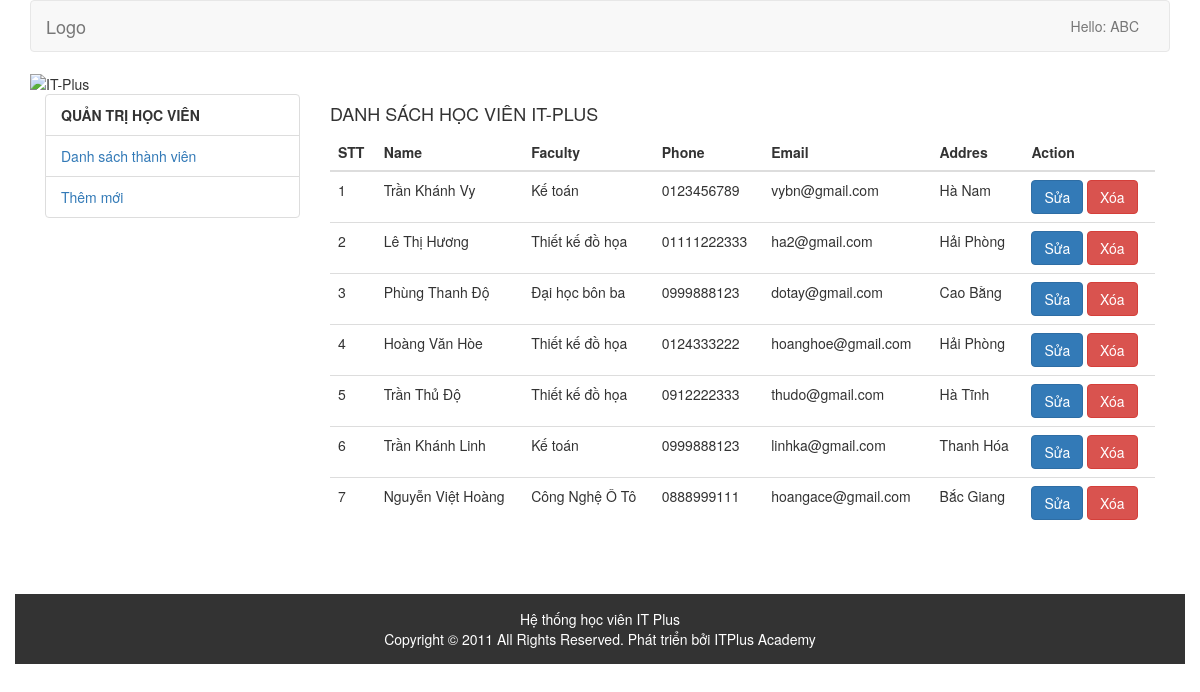
/mvc_pdo/index.php, run on the app's committed database.
### tables this page shows
CREATE TABLE `tbl_student` (
  `id` int(11) NOT NULL,
  `facultys_id` int(11) NOT NULL,
  `name` varchar(50) NOT NULL,
  `phone` char(11) NOT NULL,
  `email` varchar(30) NOT NULL,
  `addres` varchar(100) NOT NULL,
  `gender` tinyint(4) NOT NULL,
  `create_at` datetime DEFAULT current_timestamp(),
  `stt` tinyint(4) DEFAULT 1
);

CREATE TABLE `tbl_faculty` (
  `id` int(11) NOT NULL,
  `title` varchar(50) NOT NULL,
  `description` text NOT NULL,
  `create_at` datetime NOT NULL DEFAULT current_timestamp(),
  `stt` tinyint(4) NOT NULL DEFAULT 1
);

### mvc_pdo/controller/student_c.php (called while the page is built, shortened)
<?php
    include_once 'model/student_m.php';
    class student_c extends student_m
    {
        private $student ;
        function __construct()
        {
            $this->student = new student_m();
        }
        public function getStudent_c(){
            $listStudent = $this->student->getStudent_m();
            include_once "views/list_member.php";
        }
    }
?>

### mvc_pdo/config/myconfig.php (called while the page is built, shortened)
<?php
    class Connect
    {
        private $userName = 'root' ;
        private $pass     = '';
        function __construct()
        {
            $this->conn = new PDO('mysql:host=localhost;dbname=php0720e2_itpluss' , $this->userName , $this->pass);
            $this->conn->query("SET NAMES utf8");
        }
    }
?>

### mvc_pdo/model/student_m.php (called while the page is built, shortened)
<?php
    include_once 'config/myconfig.php';
    class student_m extends Connect
    {
        function __construct()
        {
            parent::__construct();
        }
        protected function getStudent_m(){
            $sql = "SELECT tbl_student.id AS 'idstd' , tbl_student.facultys_id , tbl_student.name , tbl_student.phone , tbl_student.email, tbl_student.addres, tbl_student.gender ,tbl_faculty.id AS 'idfaculty' , tbl_faculty.title FROM tbl_student , tbl_faculty WHERE tbl_student.facultys_id = tbl_faculty.id";
            $result =  $this->conn->prepare($sql);
            $result->execute();
            return $result->fetchAll(PDO::FETCH_ASSOC);
        }
    }
?>

### mvc_pdo/views/list_member.php (the view)
<h4>DANH SÁCH HỌC VIÊN IT-PLUS</h4>
<div class="table-responsive">
	<table class="table table-hover">
		<thead>
			<tr>
				<th>STT</th>
				<th>Name</th>
				<th>Faculty</th>
				<th>Phone</th>
				<th>Email</th>
				<th>Addres</th>
				<th>Action</th>
			</tr>
		</thead>
		<tbody>
		  <?php
		  		$stt = 1;
		 		foreach($listStudent as $value) {
		  ?>
			<tr>
				<td><?=$stt++;?></td>
				<td><?=$value['name'];?></td>
				<td><?=$value['title'];?></td>
				<td><?=$value['phone'];?></td>
				<td><?=$value['email'];?></td>
				<td><?=$value['addres'];?></td>
				<td>
					<a href="index.php?page=edit_member&id=<?=$value['idstd'];?>">
						<button class="btn btn-primary">Sửa</button>
					</a>
					<a onclick="return confirm('Bạn có muốn xóa sinh viên này không ?');" href="index.php?page=del_member&id=<?=$value['idstd'];?>">
						<button class="btn btn-danger">Xóa</button>
					</a>
				</td>
			</tr>
		  <?php
				 }
		  ?>
		</tbody>
	</table>
</div>

### mvc_pdo/index.php (shortened to what this page needs)
<!DOCTYPE html>
<html lang="">
	<head>
		<link rel="stylesheet" href="access/css/bootstrap.min.css" />
		<link rel="stylesheet" href="access/css/my_css.css">
	</head>
	<body>
		<div class="container">
			<nav class="navbar navbar-default" role="navigation">
				<div class="container-fluid">
					<div class="navbar-header">
						<a class="navbar-brand" href="#">Logo</a>
					</div>
					<div class="collapse navbar-collapse navbar-ex1-collapse">
						<ul class="nav navbar-nav navbar-right">
							<li class="dropdown">
								<a href="#" class="dropdown-toggle" data-toggle="dropdown">Hello: ABC</b></a>
							</li>
						</ul>
					</div>
				</div>
			</nav>
			<div class="row">
				<div class="col-md-12">
					<img src="http://itplus-academy.edu.vn/upload/e0299984838d38ecac3805d4d6661829/files/banner%20sao%20khue-03.jpg" alt="IT-Plus" class="responsive" style="width: 100%;" />
				</div>
			</div>
			<div class="row main_member">
				<div class="col-md-12">
					<div class="col-md-3">
						<ul class="list-group">
						  <li class="list-group-item"><b>QUẢN TRỊ HỌC VIÊN</b></li>
						  <li class="list-group-item">
						  	<a href="index.php">Danh sách thành viên</a>
						  </li>
						  <li class="list-group-item">
						  	<a href="index.php?page=add_member">Thêm mới</a>
						  </li>
						</ul>
					</div>
					<div class="col-md-9">
						<?php
							if (isset($_GET['page'])) {
								$page = $_GET['page'];
							}else{
								$page = 'trang_chu';
							}
							switch ($page) {
								case 'trang_chu':
									include 'controller/student_c.php';
									$student = new student_c();
									$student->getStudent_c();
									break;
							}
						?>
					</div>
				</div>
			</div>
			<div class="row footer">
				<div class="col-md-12 text-center">
					Hệ thống học viên IT Plus <br>
					Copyright © 2011 All Rights Reserved. Phát triển bởi ITPlus Academy
				</div>
			</div>
		</div>
	</body>
</html>

### mvc_pdo/access/css/my_css.css (style rules this page uses)
.footer { background: #333; color: #fff; padding: 15px 0px; }
.main_member { min-height: 500px; }

### data on the page
tbl_student: name "Trần Khánh Vy", facultys.title "Kế toán", phone "0123456789", email "vybn@gmail.com", addres "Hà Nam"
tbl_student: name "Lê Thị Hương", facultys.title "Thiết kế đồ họa", phone "01111222333", email "ha2@gmail.com", addres "Hải Phòng"
tbl_student: name "Phùng Thanh Độ", facultys.title "Đại học bôn ba", phone "0999888123", email "dotay@gmail.com", addres "Cao Bằng"
tbl_student: name "Hoàng Văn Hòe", facultys.title "Thiết kế đồ họa", phone "0124333222", email "hoanghoe@gmail.com", addres "Hải Phòng"
tbl_student: name "Trần Thủ Độ", facultys.title "Thiết kế đồ họa", phone "0912222333", email "thudo@gmail.com", addres "Hà Tĩnh"
tbl_student: name "Trần Khánh Linh", facultys.title "Kế toán", phone "0999888123", email "linhka@gmail.com", addres "Thanh Hóa"
tbl_student: name "Nguyễn Việt Hoàng", facultys.title "Công Nghệ Ô Tô", phone "0888999111", email "hoangace@gmail.com", addres "Bắc Giang"
